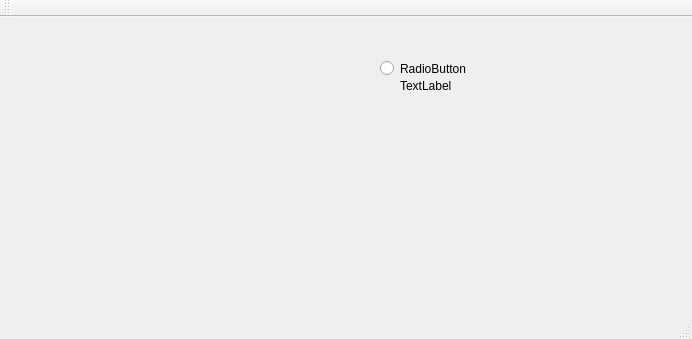
<?xml version="1.0" encoding="UTF-8"?>
<ui version="4.0">
 <class>MainWindow</class>
 <widget class="QMainWindow" name="MainWindow">
  <property name="geometry">
   <rect>
    <x>0</x>
    <y>0</y>
    <width>692</width>
    <height>339</height>
   </rect>
  </property>
  <property name="windowTitle">
   <string>MainWindow</string>
  </property>
  <widget class="QWidget" name="centralWidget">
   <widget class="QRadioButton" name="radioButton">
    <property name="geometry">
     <rect>
      <x>380</x>
      <y>40</y>
      <width>112</width>
      <height>23</height>
     </rect>
    </property>
    <property name="text">
     <string>RadioButton</string>
    </property>
   </widget>
   <widget class="QLabel" name="label">
    <property name="geometry">
     <rect>
      <x>400</x>
      <y>60</y>
      <width>67</width>
      <height>17</height>
     </rect>
    </property>
    <property name="text">
     <string>TextLabel</string>
    </property>
   </widget>
  </widget>
  <widget class="QMenuBar" name="menuBar">
   <property name="geometry">
    <rect>
     <x>0</x>
     <y>0</y>
     <width>692</width>
     <height>22</height>
    </rect>
   </property>
  </widget>
  <widget class="QToolBar" name="mainToolBar">
   <attribute name="toolBarArea">
    <enum>TopToolBarArea</enum>
   </attribute>
   <attribute name="toolBarBreak">
    <bool>false</bool>
   </attribute>
  </widget>
  <widget class="QStatusBar" name="statusBar"/>
 </widget>
 <layoutdefault spacing="6" margin="11"/>
 <resources/>
 <connections/>
</ui>
